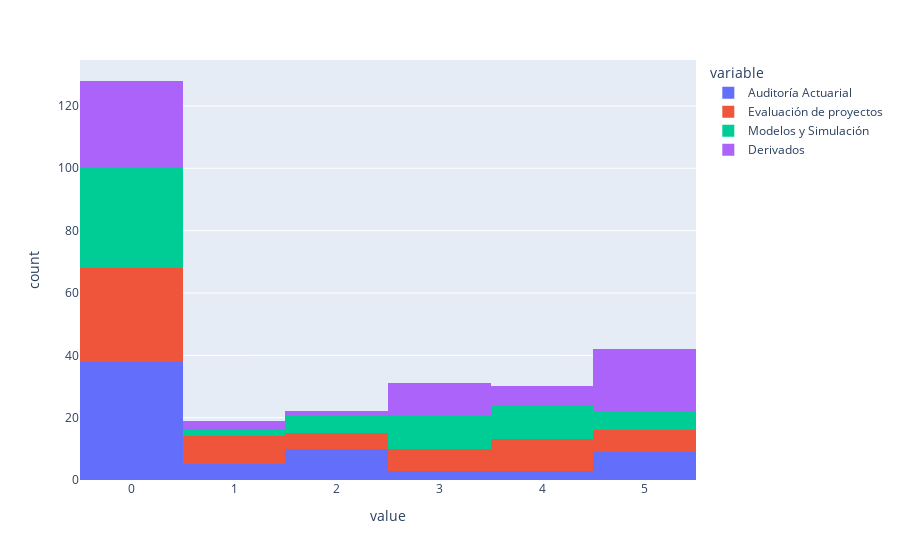

Notebook source saved alongside this figure:
### Code cell
px.histogram(df0[ls_subjects0])

### Figure 1 — Plotly figure (JSON) as saved in the notebook; plotly's stock layout.template omitted (floating-point values rounded to 4 significant figures)
{"data": [{"alignmentgroup": "True", "bingroup": "x", "hovertemplate": "variable=Auditoría Actuarial<br>value=%{x}<br>count=%{y}<extra></extra>", "legendgroup": "Auditoría Actuarial", "marker": {"color": "#636efa", "pattern": {"shape": ""}}, "name": "Auditoría Actuarial", "offsetgroup": "Auditoría Actuarial", "orientation": "v", "showlegend": true, "type": "histogram", "x": [2, 1, 0, 0, 1, 2, 2, 1, 0, 3, 0, 0, 4, 5, 0, 2, 0, 0, 5, 5, 0, 0, 4, 2, 2, 5, 0, 0, 1, 5, 2, 2, 3, 2, 0, 5, 0, 5, 0, 0, 0, 0, 0, 1, 0, 0, 0, 5, 0, 4, 0, 0, 0, 0, 0, 5, 0, 0, 0, 0, 0, 0, 0, 2, 0, 3, 0, 0], "xaxis": "x", "yaxis": "y"}, {"alignmentgroup": "True", "bingroup": "x", "hovertemplate": "variable=Evaluación de proyectos<br>value=%{x}<br>count=%{y}<extra></extra>", "legendgroup": "Evaluación de proyectos", "marker": {"color": "#EF553B", "pattern": {"shape": ""}}, "name": "Evaluación de proyectos", "offsetgroup": "Evaluación de proyectos", "orientation": "v", "showlegend": true, "type": "histogram", "x": [3, 0, 2, 2, 0, 1, 1, 5, 3, 0, 0, 2, 0, 1, 1, 0, 4, 4, 0, 0, 4, 3, 1, 0, 3, 0, 0, 0, 4, 3, 0, 5, 0, 5, 0, 3, 0, 0, 0, 4, 3, 4, 1, 0, 0, 0, 0, 0, 1, 0, 4, 0, 5, 4, 5, 0, 5, 0, 2, 0, 4, 2, 0, 4, 5, 0, 1, 1], "xaxis": "x", "yaxis": "y"}, {"alignmentgroup": "True", "bingroup": "x", "hovertemplate": "variable=Modelos y Simulación<br>value=%{x}<br>count=%{y}<extra></extra>", "legendgroup": "Modelos y Simulación", "marker": {"color": "#00cc96", "pattern": {"shape": ""}}, "name": "Modelos y Simulación", "offsetgroup": "Modelos y Simulación", "orientation": "v", "showlegend": true, "type": "histogram", "x": [0, 0, 4, 0, 5, 0, 0, 0, 0, 0, 3, 0, 1, 3, 4, 0, 0, 0, 0, 0, 0, 4, 5, 4, 0, 2, 0, 5, 0, 0, 5, 3, 4, 3, 0, 0, 5, 0, 2, 3, 1, 0, 4, 0, 2, 3, 2, 0, 3, 2, 3, 4, 3, 2, 0, 3, 0, 4, 4, 0, 0, 4, 3, 5, 0, 0, 4, 0], "xaxis": "x", "yaxis": "y"}, {"alignmentgroup": "True", "bingroup": "x", "hovertemplate": "variable=Derivados<br>value=%{x}<br>count=%{y}<extra></extra>", "legendgroup": "Derivados", "marker": {"color": "#ab63fa", "pattern": {"shape": ""}}, "name": "Derivados", "offsetgroup": "Derivados", "orientation": "v", "showlegend": true, "type": "histogram", "x": [0, 0, 0, 3, 3, 5, 5, 4, 0, 5, 1, 3, 5, 4, 5, 5, 5, 5, 0, 0, 3, 5, 0, 0, 4, 0, 3, 3, 5, 4, 1, 0, 1, 0, 0, 4, 0, 2, 5, 5, 4, 3, 3, 3, 0, 0, 0, 0, 0, 5, 0, 5, 0, 5, 0, 0, 0, 5, 5, 5, 0, 5, 0, 0, 0, 0, 3, 5], "xaxis": "x", "yaxis": "y"}], "layout": {"autosize": true, "barmode": "relative", "legend": {"title": {"text": "variable"}, "tracegroupgap": 0}, "margin": {"t": 60}, "xaxis": {"anchor": "y", "autorange": true, "domain": [0, 1], "range": [-0.5, 5.5], "title": {"text": "value"}, "type": "linear"}, "yaxis": {"anchor": "x", "autorange": true, "domain": [0, 1], "range": [0, 134.7], "title": {"text": "count"}}}}
